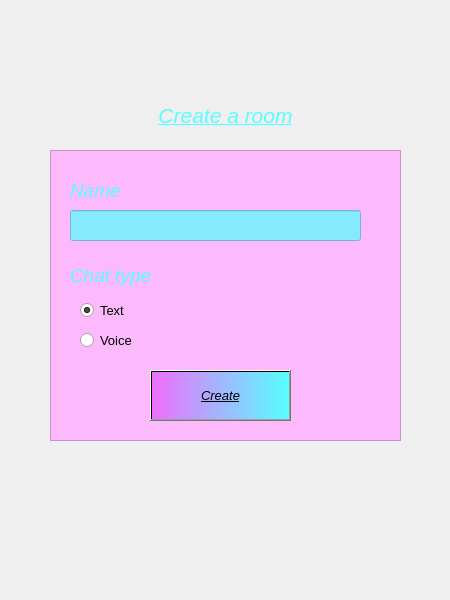
<?xml version="1.0" encoding="UTF-8"?>
<ui version="4.0">
 <class>CreateRoom</class>
 <widget class="QMainWindow" name="CreateRoom">
  <property name="geometry">
   <rect>
    <x>0</x>
    <y>0</y>
    <width>450</width>
    <height>600</height>
   </rect>
  </property>
  <property name="windowTitle">
   <string>MainWindow</string>
  </property>
  <widget class="QWidget" name="centralwidget">
   <widget class="QLabel" name="label">
    <property name="geometry">
     <rect>
      <x>-100</x>
      <y>-180</y>
      <width>640</width>
      <height>897</height>
     </rect>
    </property>
    <property name="text">
     <string/>
    </property>
    <property name="pixmap">
     <pixmap>images/main_bg.jpg</pixmap>
    </property>
   </widget>
   <widget class="QLabel" name="win_label">
    <property name="geometry">
     <rect>
      <x>50</x>
      <y>90</y>
      <width>351</width>
      <height>51</height>
     </rect>
    </property>
    <property name="font">
     <font>
      <pointsize>16</pointsize>
      <italic>true</italic>
      <underline>true</underline>
     </font>
    </property>
    <property name="styleSheet">
     <string notr="true">color: rgb(85, 255, 255);</string>
    </property>
    <property name="text">
     <string>Create a room</string>
    </property>
    <property name="alignment">
     <set>Qt::AlignCenter</set>
    </property>
   </widget>
   <widget class="QPushButton" name="create_chat_btn">
    <property name="geometry">
     <rect>
      <x>150</x>
      <y>370</y>
      <width>141</width>
      <height>51</height>
     </rect>
    </property>
    <property name="font">
     <font>
      <pointsize>10</pointsize>
      <italic>true</italic>
      <underline>true</underline>
     </font>
    </property>
    <property name="styleSheet">
     <string notr="true">background-color: qlineargradient(spread:pad, x1:0, y1:0, x2:1, y2:0, stop:0 rgb(239, 110, 254), stop:1 rgb(85, 255, 255));</string>
    </property>
    <property name="text">
     <string>Create</string>
    </property>
    <property name="checkable">
     <bool>false</bool>
    </property>
    <property name="default">
     <bool>false</bool>
    </property>
   </widget>
   <widget class="QListWidget" name="creation_block">
    <property name="geometry">
     <rect>
      <x>50</x>
      <y>150</y>
      <width>351</width>
      <height>291</height>
     </rect>
    </property>
    <property name="styleSheet">
     <string notr="true">background-color: rgba(255, 170, 255, 200);</string>
    </property>
   </widget>
   <widget class="QLineEdit" name="name">
    <property name="geometry">
     <rect>
      <x>70</x>
      <y>210</y>
      <width>291</width>
      <height>31</height>
     </rect>
    </property>
    <property name="font">
     <font>
      <pointsize>11</pointsize>
     </font>
    </property>
    <property name="styleSheet">
     <string notr="true">padding: 2 5;
background-color: rgba(85, 255, 255, 180);</string>
    </property>
   </widget>
   <widget class="QLabel" name="name_label">
    <property name="geometry">
     <rect>
      <x>70</x>
      <y>180</y>
      <width>71</width>
      <height>21</height>
     </rect>
    </property>
    <property name="font">
     <font>
      <pointsize>14</pointsize>
      <weight>50</weight>
      <italic>true</italic>
      <bold>false</bold>
     </font>
    </property>
    <property name="styleSheet">
     <string notr="true">color: rgb(85, 255, 255);</string>
    </property>
    <property name="text">
     <string>Name</string>
    </property>
   </widget>
   <widget class="QLabel" name="chat_type_label">
    <property name="geometry">
     <rect>
      <x>70</x>
      <y>260</y>
      <width>121</width>
      <height>31</height>
     </rect>
    </property>
    <property name="font">
     <font>
      <pointsize>14</pointsize>
      <weight>50</weight>
      <italic>true</italic>
      <bold>false</bold>
     </font>
    </property>
    <property name="styleSheet">
     <string notr="true">color: rgb(85, 255, 255);</string>
    </property>
    <property name="text">
     <string>Chat type</string>
    </property>
   </widget>
   <widget class="QRadioButton" name="text_chat_type">
    <property name="geometry">
     <rect>
      <x>80</x>
      <y>300</y>
      <width>95</width>
      <height>20</height>
     </rect>
    </property>
    <property name="font">
     <font>
      <pointsize>10</pointsize>
     </font>
    </property>
    <property name="text">
     <string>Text</string>
    </property>
    <property name="checked">
     <bool>true</bool>
    </property>
   </widget>
   <widget class="QRadioButton" name="voice_chat_type">
    <property name="geometry">
     <rect>
      <x>80</x>
      <y>330</y>
      <width>95</width>
      <height>20</height>
     </rect>
    </property>
    <property name="font">
     <font>
      <pointsize>10</pointsize>
     </font>
    </property>
    <property name="text">
     <string>Voice</string>
    </property>
    <property name="checkable">
     <bool>true</bool>
    </property>
    <property name="checked">
     <bool>false</bool>
    </property>
   </widget>
   <zorder>label</zorder>
   <zorder>win_label</zorder>
   <zorder>creation_block</zorder>
   <zorder>name</zorder>
   <zorder>name_label</zorder>
   <zorder>chat_type_label</zorder>
   <zorder>text_chat_type</zorder>
   <zorder>voice_chat_type</zorder>
   <zorder>create_chat_btn</zorder>
  </widget>
 </widget>
 <resources/>
 <connections/>
</ui>
